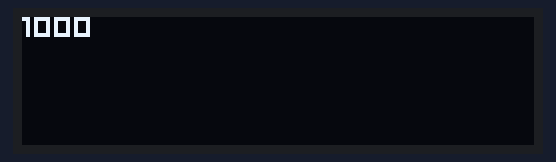
A sketch run on a simulated Arduino Uno, built with avr-gcc and run on an emulated ATmega328P. On the bench: 128×32 one-colour display.

Above: at 0.1 s.
At 1.1 s:
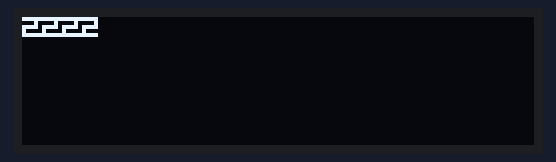
At 2.1 s:
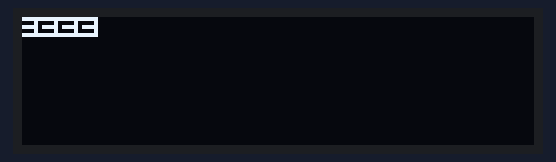
At 3.1 s:
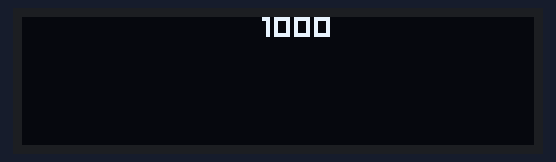
At 5.2 s:
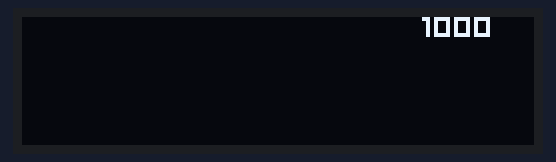
At 7.2 s:
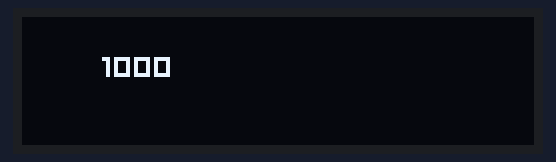

Measured:
- by itself, everything shown: repeats every 8.1 s, in 8 steps
- what the display in image 1 shows lasts 1.0 s, from 1.1 s to 2.1 s

The sketch:

oled_0.91inch_128x32.ino
```cpp
#include <Arduino.h>
#include <U8g2lib.h>
#include <SPI.h>
#include <Wire.h>

U8G2_SSD1306_128X32_UNIVISION_F_HW_I2C u8g2(U8G2_R0);

 void setup(void) {
   u8g2.begin();
}

  void loop(void) {
   u8g2.clearBuffer();					// clear the internal memory
   u8g2.setFont(u8g2_font_04b_03b_tr);  // choose a suitable font at https://github.com/olikraus/u8g2/wiki/fntlistall
   u8g2.drawStr(0,5,"1000");	// write something to the internal memory
   u8g2.sendBuffer();					// transfer internal memory to the display
   delay(1000);

  //  u8g2.clearBuffer();         // clear the internal memory
   u8g2.setFont(u8g2_font_04b_03b_tr);  // choose a suitable font at https://github.com/olikraus/u8g2/wiki/fntlistall
   u8g2.drawStr(0,5,"2222");  // write something to the internal memory
   u8g2.sendBuffer();         // transfer internal memory to the display
   delay(1000);

  //  u8g2.clearBuffer();         // clear the internal memory
   u8g2.setFont(u8g2_font_04b_03b_tr);  // choose a suitable font at https://github.com/olikraus/u8g2/wiki/fntlistall
   u8g2.drawStr(0,5,"3333");  // write something to the internal memory
   u8g2.sendBuffer();         // transfer internal memory to the display
   delay(1000);

   u8g2.clearBuffer();         // clear the internal memory
   u8g2.setFont(u8g2_font_04b_03b_tr);  // choose a suitable font at https://github.com/olikraus/u8g2/wiki/fntlistall
   u8g2.drawStr(60,5,"1000");  // write something to the internal memory
   u8g2.sendBuffer();         // transfer internal memory to the display
   delay(1000);

   u8g2.clearBuffer();         // clear the internal memory
   u8g2.setFont(u8g2_font_04b_03b_tr);  // choose a suitable font at https://github.com/olikraus/u8g2/wiki/fntlistall
   u8g2.drawStr(80,5,"1000");  // write something to the internal memory
   u8g2.sendBuffer();         // transfer internal memory to the display
   delay(1000);
      u8g2.clearBuffer();         // clear the internal memory
   u8g2.setFont(u8g2_font_04b_03b_tr);  // choose a suitable font at https://github.com/olikraus/u8g2/wiki/fntlistall
   u8g2.drawStr(100,5,"1000");  // write something to the internal memory
   u8g2.sendBuffer();         // transfer internal memory to the display
   delay(1000);
      u8g2.clearBuffer();         // clear the internal memory
   u8g2.setFont(u8g2_font_04b_03b_tr);  // choose a suitable font at https://github.com/olikraus/u8g2/wiki/fntlistall
   u8g2.drawStr(0,15,"1000");  // write something to the internal memory
   u8g2.sendBuffer();         // transfer internal memory to the display
   delay(1000);
      u8g2.clearBuffer();         // clear the internal memory
   u8g2.setFont(u8g2_font_04b_03b_tr);  // choose a suitable font at https://github.com/olikraus/u8g2/wiki/fntlistall
   u8g2.drawStr(20,15,"1000");  // write something to the internal memory
   u8g2.sendBuffer();         // transfer internal memory to the display
   delay(1000);
}
```
